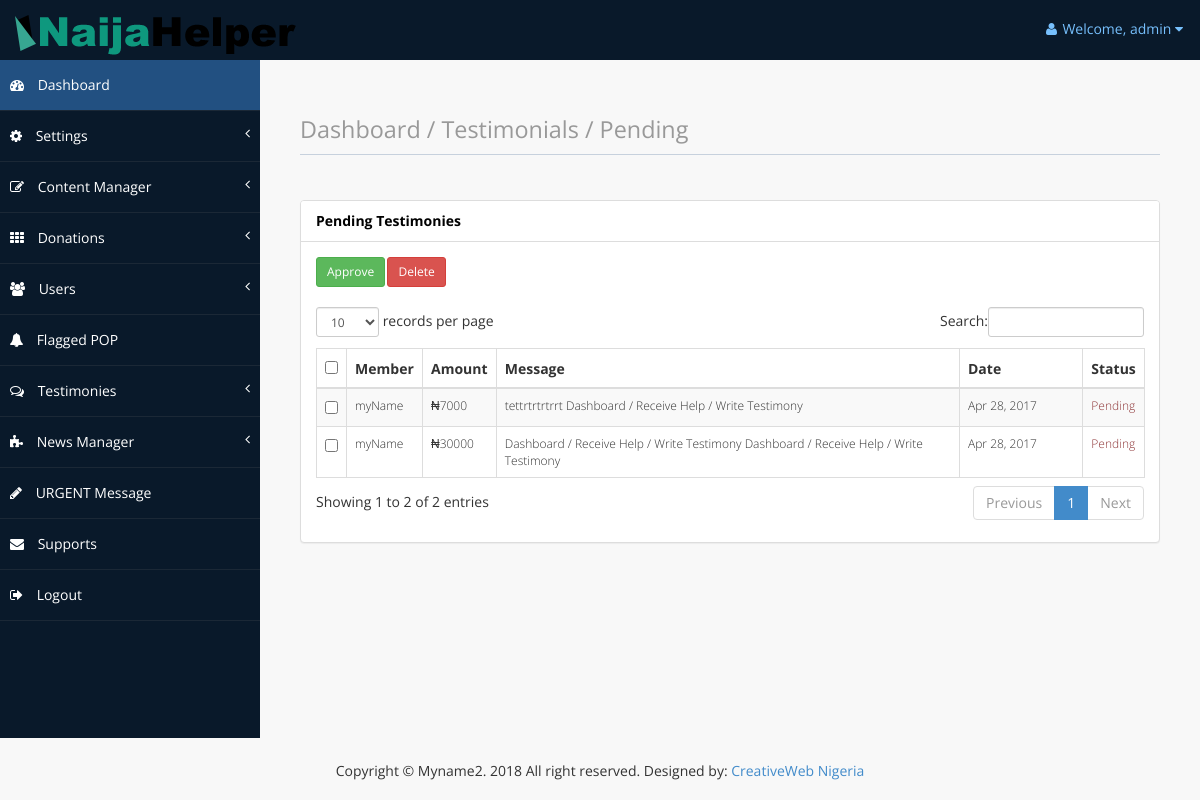
/administrator/testimonies-pending.php (signed in), run on the app's committed database.
### tables this page shows
CREATE TABLE `website_settings` (
  `id` int(11) NOT NULL,
  `site_name` varchar(100) NOT NULL,
  `site_title` varchar(100) NOT NULL,
  `site_description` varchar(255) NOT NULL,
  `favicon_url` varchar(100) NOT NULL,
  `logo_url` varchar(100) NOT NULL,
  `last_updated` timestamp NOT NULL DEFAULT CURRENT_TIMESTAMP ON UPDATE CURRENT_TIMESTAMP
);

CREATE TABLE `testimonies` (
  `id` int(11) NOT NULL,
  `login_id` int(11) NOT NULL,
  `pay_id` int(11) NOT NULL,
  `member` varchar(100) NOT NULL,
  `amount` float NOT NULL,
  `message` text NOT NULL,
  `status` varchar(100) NOT NULL,
  `date_added` datetime NOT NULL
);

### core/class.admin.php (called while the page is built, shortened)
<?php
	class ADMIN {
		private $connect;
		public function __construct(){
			$database = new Database();
			$db = $database->dbConnection();
			$this->connect = $db;
		}
		public function runQuery($sql){
			$stmt = $this->connect->prepare($sql);
			return $stmt;
		}
		public function testimonyPayMethodCheck($matchID){
			try	{
				$stmt = $this->connect->prepare("SELECT * FROM match_donations
					WHERE match_id=:matchID");
				$stmt->execute(array(':matchID'=>$matchID));
			}
			catch(PDOException $e){
				echo $e->getMessage();
			}
			$matches = $stmt->fetch(PDO::FETCH_ASSOC);
			return $matches;
		}
		public function pendingTestimonies(){
			try	{
				$stmt = $this->connect->prepare("SELECT * FROM testimonies WHERE status='pending' OR status=''");
				$stmt->execute();
			}
			catch(PDOException $e){
				echo $e->getMessage();
			}
			$matches = $stmt->fetchAll(PDO::FETCH_ASSOC);
			return $matches;
		}
	}
?>

### core/adminSession.php (called while the page is built, shortened)
<?php
	$session = new ADMIN();
	if(!$session->is_loggedin()){
		$session->redirect(BASE_URL.'administrator/login');
		exit();
	}else{
		$auth_user = new ADMIN();
		$adminID = $_SESSION['admin_session'];
		$stmt = $auth_user->runQuery("SELECT * FROM admin WHERE id=:adminID");
		$stmt->execute(array(":adminID"=>$adminID));
		$userInfo = $stmt->fetch(PDO::FETCH_ASSOC);
		$stmt = $auth_user->runQuery("SELECT * FROM website_settings WHERE id='1'");
		$stmt->execute();
		$siteInfo = $stmt->fetch(PDO::FETCH_ASSOC);
	}

### administrator/testimonies-pending.php (the view, shortened to what this page needs)
<?php
	require_once(ROOT_PATH . "core/class.admin.php");
	require_once(ROOT_PATH . "core/adminSession.php");
	$testimonies = $auth_user->pendingTestimonies();
?>
<?php include(ROOT_PATH."administrator/includes/header.php") ?>
<?php include(ROOT_PATH."administrator/includes/navMenu.php") ?>
        <div id="page-wrapper">
            <div id="page-inner">
                <div class="row">
                    <div class="col-md-12">
                        <h1 class="page-header">
                            <small>Dashboard / Testimonials / Pending</small>
                        </h1>
                    </div>
                </div>
                   <div class="row">
                <div class="col-md-12">
                <div class="panel panel-default">
                        <div class="panel-heading">
                             Pending Testimonies
                        </div>
                        <div class="panel-body">
                            <div class="table-responsive">
                            <form role="form" method="post" action="" enctype="multipart/form-data">
                            <script src="https://ajax.googleapis.com/ajax/libs/jquery/2.1.1/jquery.min.js"></script>
                            		<div class="row">
                                        <div class="col-md-1">
                                           <button type="submit" name="approve"
                                           class="btn btn-success btn-sm">Approve</button>
                                        </div>
                                        <div class="col-md-1">
                                            <button type="submit" name="delete"
                                            class="btn btn-danger  btn-sm">Delete</button>
                                        </div>
                                    </div>
                                    <br>
                <table class="table table-striped table-bordered table-hover"
                id="dataTables-example">
                    <thead>
                        <tr>
                            <th><input type="checkbox" class="checkAll" /></th>
                            <th>Member</th>
                            <th>Amount</th>
                            <th>Message</th>
                            <th width="15%">Date</th>
                            <th>Status</th>
                        </tr>
                    </thead>
                    <tbody style="font-size: 12px; font-weight: 200;">
                    	<?php
                            if (!empty($testimonies)) {
                                foreach($testimonies as $testimony) {
$checkPaymethd = $auth_user->testimonyPayMethodCheck($testimony['pay_id']);?>
						<tr>
                            <td><input name="tick[]" type="checkbox" value="<?php echo $testimony["id"];?>"></td>
                            <td><?php echo $testimony["member"];?></td>
                            <?php if($checkPaymethd['paymt_method'] == 'Bank'){?>
                                <td>₦<?php echo  $testimony["amount"];?></td>
                            <?php }else{?>
                                <td>$<?php echo  $testimony["amount"];?></td>
                            <?php }?>
                            <td><?php echo  $testimony["message"];?></td>
                            <td><?php echo strftime("%b %d, %Y", strtotime($testimony["date_added"]));?></td>
                            <?php if($testimony["status"] == "Approved"){?>
                            	<td style="color: #0CA034">Approved</td>
                            <?php }else{?>
                            	<td style="color: #8F3739"><?php echo $testimony["status"] ?></td>
                            <?php }?>
                        </tr>
                        <?php  } }?>
                    </tbody>
                </table>
                            </form>
                        </div>
                    </div>
                </div>
            </div>
        </div>
                </div>
<?php include(ROOT_PATH."administrator/includes/footer.php") ?>

### administrator/includes/header.php (shortened to what this page needs)
<!DOCTYPE html>
<html xmlns="http://www.w3.org/1999/xhtml">
<head>
    <link href="<?php echo BASE_URL;?>user/assets/css/bootstrap.css" rel="stylesheet" />
    <link href="<?php echo BASE_URL;?>user/assets/css/font-awesome.css" rel="stylesheet" />
    <link href="<?php echo BASE_URL;?>user/assets/css/custom-styles.css" rel="stylesheet" />
    <link href="<?php echo BASE_URL;?>user/assets/js/dataTables/dataTables.bootstrap.css" rel="stylesheet" />
</head>
<body>
    <div id="wrapper">
        <nav class="navbar navbar-default top-navbar" role="navigation">
            <div class="navbar-header">
                <?php if(isset($siteInfo['logo_url'])){
                    $logoURL = BASE_URL.str_replace('../', '', $siteInfo['logo_url']);?>
                <a class="navbar-brand" href="<?php echo BASE_URL;?>">
                <img src="<?php echo $logoURL;?>" alt="logo"/></a>
                <?php }else{?>
                <a class="navbar-brand" href="<?php echo BASE_URL;?>"><img src="img/logo.png" alt="logo"/></a>
                <?php }?>
            </div>
            <ul class="nav navbar-top-links navbar-right">
                <li class="dropdown">
                    <a class="dropdown-toggle" data-toggle="dropdown" href="#" aria-expanded="false">
                        <i class="fa fa-user fa-fw"></i>Welcome, <?php echo $userInfo["username"];  ?> <i class="fa fa-caret-down"></i>
                    </a>
                </li>
            </ul>
        </nav>

### administrator/includes/footer.php (shortened to what this page needs)
<br><br><br><br><br><br><br>
            </div>
        </div>
<footer style="background:#F8F8F8; padding: 10px; text-align:center;">
    <p>Copyright &copy; <?php if(isset($siteInfo['site_name'])){echo $siteInfo['site_name'];}else{echo 'Yoursite Name';}?>. <?php echo date("Y");?> All right reserved. Designed by:
<a target="_blank" href="http://www.creativeweb.com.ng">CreativeWeb Nigeria</a></p>
</footer>
</body>
</html>

### user/assets/css/custom-styles.css (style rules this page uses)
body { font-family: 'Open Sans', sans-serif; }
#wrapper { width: 100%; background:#09192A; }
#page-wrapper { padding: 15px 15px; background:#F8F8F8; }
#page-inner { width:100%; margin:10px 20px 10px 0px; background-color:transparent; padding:10px; }
h1, .h1, h2, .h2, h3, .h3 { margin-top: 7px; margin-bottom: -5px; }
p, .listItemCust li { font-size:14px; line-height:25px; padding-top:10px; }
.page-header { padding-bottom: 9px; margin: 10px 0 45px; border-bottom: 1px solid #C7D1DD; }
.panel-default > .panel-heading { color: #000; background-color: #FFFFFF; border-color: #ddd; font-weight:bold; }
footer p { font-size: 14px; }
.top-navbar { margin:0px; }
.top-navbar .navbar-brand { color: #fff; width: 260px; text-align: left; height: 60px; font-size: 30px; font-weight: 700; text-transform: uppercase; line-height: 30px; }
.top-navbar .nav > li { position: relative; display: inline-block; }
.top-navbar .nav > li > a { position: relative; display: block; padding: 19px 15px; color: #77C0FD; }
.top-navbar { background:#09192A; border-bottom:none; }
.top-navbar .nav > li > a > i { margin-right: 2px; }
.navbar-default { border:0px solid black; }
.navbar-header { background: #09192A; }
.nav > li > a > i { margin-right:10px; }
@media (min-width:768px) { #page-wrapper { margin: 0 0 0 260px; padding: 15px 30px; } }
@media (min-width:768px) { .navbar { border-radius: 0px; } }

### data on the page
website_settings: logo_url (picture), site_name "Myname2"
testimonies: member "myName", amount "7000", message "tettrtrtrtrrt Dashboard / Receive Help / Write Testimony", date_added "Apr 28, 2017", status "Pending"
testimonies: member "myName", amount "30000", message "Dashboard / Receive Help / Write Testimony Dashboard / Receive Help / Write Testimony", date_added "Apr 28, 2017", status "Pending"

### other printed values
$userInfo["username"] "admin"
